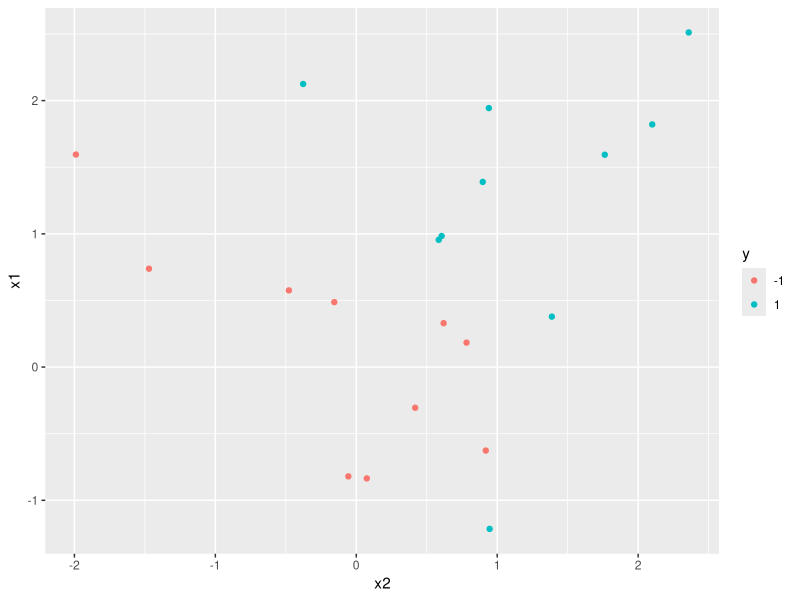
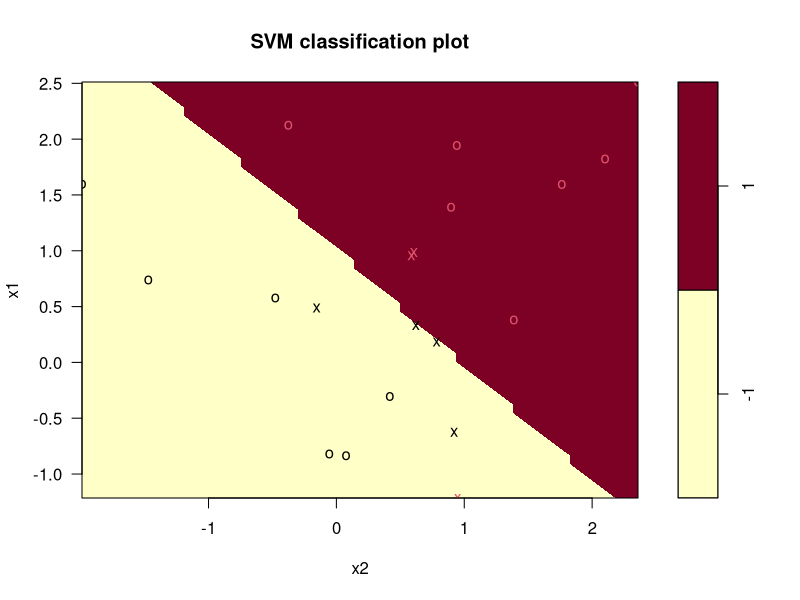
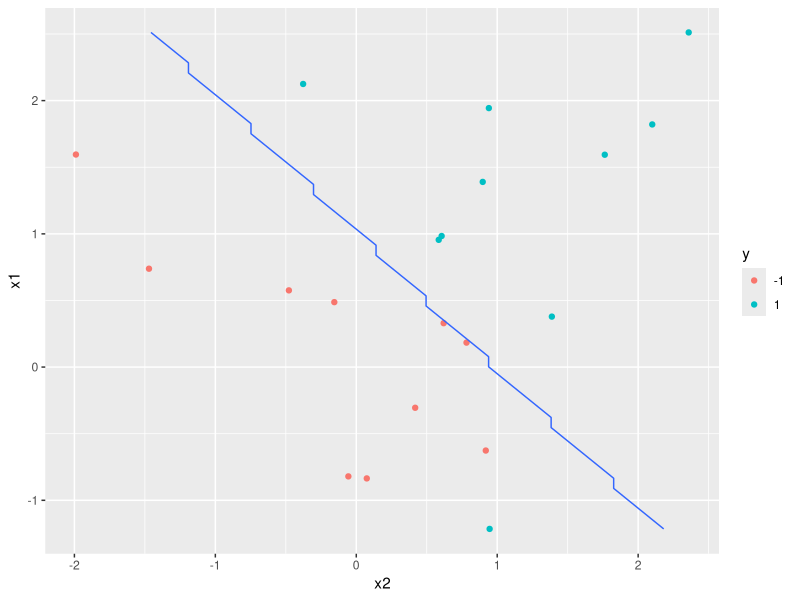

These charts were generated, in order, by the following R code: (Note: this script raises an error after producing the figures.)
## ---- chunk 1
library(tidyverse)
set.seed(1)
x <- matrix(rnorm(20 * 2), ncol = 2)
y <- c(rep(-1, 10), rep(1, 10))
x[y == 1, ] <- x[y == 1, ] + 1
dat <- tibble(x1 = x[,1], x2 = x[,2], y = as.factor(y))
## ---- chunk 2
ggplot(dat) + geom_point(aes(x2, x1, color = y))
## ---- chunk 3
library(e1071)
svmfit <- svm(y ~ ., data = dat, kernel = "linear", cost = 10, scale = FALSE)
plot(svmfit, dat)
## ---- chunk 4
grid <- crossing(x1 = modelr::seq_range(dat$x1, 50), x2 = modelr::seq_range(dat$x2, 50))  %>% 
    modelr::add_predictions(svmfit)
ggplot(dat) + geom_point(aes(x2, x1, color = y)) + geom_contour(data = grid, aes(x2, x1, z = as.numeric(pred)), binwidth = 1)
## ---- chunk 5
svmfit$index  # support vectors
## ---- chunk 6
svmfit <- svm(y ~ ., data = dat, kernel = "linear", cost = 1, scale = FALSE)
e1071::plot(svmfit, dat)
svmfit$index
## ---- chunk 7
set.seed(1)
tune_out <- tune(svm, y ~ ., data = dat, kernel = "linear",
                 ranges = list(cost = c(0.001, 0.01, 0.1, 1, 5, 10, 100)))
summary(tune_out)
## ---- chunk 8
bestmod <- tune_out$best.model
summary(bestmod)
## ---- chunk 9
xtest <- matrix(rnorm(20 * 2), ncol = 2)
ytest <- sample(c(-1, 1), 20, rep = TRUE)
xtest[ytest == 1, ] <- xtest[ytest == 1, ] + 1
testdat <- tibble(x1 = xtest[, 1], x2 = xtest[, 2], y = as.factor(ytest))
## ---- chunk 10
testdat %>% modelr::add_predictions(bestmod) %>% count(y, pred) %>% spread(pred, "n")
## ---- chunk 11
set.seed(1)
x <- matrix(rnorm(200 * 2), ncol = 2)
x[1:100, ] <- x[1:100, ] + 2
x[101:150, ] <- x[101:150, ] - 2
y <- c(rep(1, 150), rep(2, 50))
dat <- tibble(x1 = x[,1], x2 = x[,2], y = as.factor(y))
## ---- chunk 12
ggplot(dat) + geom_point(aes(x2, x1, color = y))
## ---- chunk 13
svmfit <- svm(y ~ ., data = dat, kernel = "radial", gamma = 1, cost = 1)
plot(svmfit, dat)
## ---- chunk 14
summary(svmfit)
svmfit <- svm(y ~ ., data = dat, kernel = "radial", gamma = 1, cost = 1e5)
plot(svmfit, dat)
## ---- chunk 15
set.seed(1)
tune_out <- tune(svm, y ~ ., data = dat, kernel = "radial",
                 ranges = list(cost = c(0.1, 1, 10, 100, 1000), gamma = c(0.1, 0.5, 1, 2, 3, 4)))
# summary(tune_out)
plot(tune_out$best.model, dat)
## ---- chunk 16
set.seed(1)
x <- rbind(x, matrix(rnorm(50 * 2), ncol = 2))
y <- c(y, rep(0, 50))
x[y == 0, 2] <- x[y == 0, 2] + 2
dat <- tibble(x1 = x[,1], x2 = x[,2], y = as.factor(y))
## ---- chunk 17
ggplot(dat) + geom_point(aes(x2, x1, color = y))
## ---- chunk 18
svmfit <- svm(y ~ ., data = dat, kernel = "radial", cost = 10, gamma = 1)
plot(svmfit, dat)
